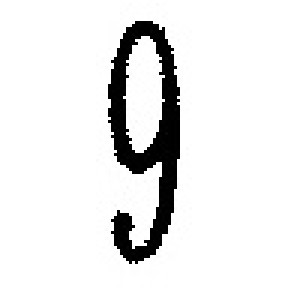
#> input picture 大论文代码/第四章/tensorflow学习代码/卷积神经网络/formatedImg/9.jpg, 100 x 100 px, found by its file name (shown 3 times larger)
$ python CNN.py formatedImg/9.jpg
#> lines starting #> are read from the running program, lines starting #| are printed output that depends on the picture; after the words box and inside, x2 and y2 are one past the last pixel; in counts of white or black regions, pixels touching at a corner belong together
#> in main, img is the input picture: shape (100, 100); min 0, max 255, mean 232.9
# -*- coding:utf-8 -*-
import cv2
from tensorflow.examples.tutorials.mnist import input_data
import tensorflow.compat.v1 as tf
import os

os.environ['TF_CPP_MIN_LOG_LEVEL'] = '2'

# [87 lines left out: function train, not called in this run]

def detect(img):
    # img=img[10:90,20:80]
    img = 255 - img[:, :]
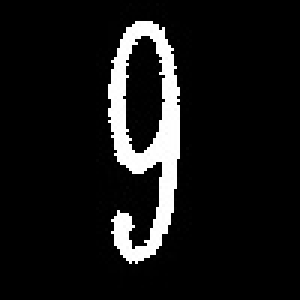
#> img: shape (100, 100) (shown 3 times larger); min 0, max 255, mean 22.1
    _,tempimg=cv2.threshold(img,100,255,cv2.THRESH_BINARY)
#> tempimg: shape (100, 100); 8.6% white; 1 white region
    contours, _ = cv2.findContours(tempimg, cv2.RETR_TREE, cv2.CHAIN_APPROX_SIMPLE)
#> contours = 2 contours; box (x1, y1, x2, y2) and area: (36, 7, 60, 88) 1142, (40, 11, 56, 52) 432
    for i in range(len(contours)):
        area=cv2.contourArea(contours[i])
        if(area>100):
            cutNum = 3
            x, y, w, h = cv2.boundingRect(contours[i])
            img = img[y - cutNum:y + h + cutNum, x - cutNum:x + w + cutNum]
            break
#> this loop made 1 pass
#> (area, cutNum, x, y, w, h) on pass 1: (1141.5, 3, 36, 7, 24, 81)
#> pass 1, in detect, `img = img[y - cutNum:y + h + cutNum, x - cutNum:x + w + cutNum]`:
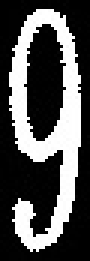
#> img: shape (87, 30) (shown 3 times larger); min 0, max 255, mean 84.5

    img=cv2.resize(img,(28,28))
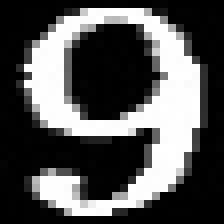
#> img: shape (28, 28) (shown 8 times larger); min 0, max 255, mean 84.5

    # kernel=cv2.getStructuringElement(cv2.MORPH_RECT,(2,2))
    # img=cv2.dilate(img,kernel)
    img=(img[:,:]/255).astype('float32')
    _, img = cv2.threshold(img, 0.2, 1, cv2.THRESH_TOZERO)
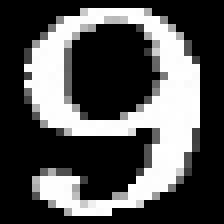
#> img: shape (28, 28) float32 (shown 8 times larger); min 0, max 1, mean 0.321
    cv2.namedWindow('image',cv2.WINDOW_NORMAL)
    cv2.imshow('image',img)
    cv2.waitKey()

    img=img.reshape(1,28*28)

    with tf.Session() as sess:
        # 载入meta文件
        saver = tf.train.import_meta_graph(r'E:\大论文\大论文代码\第四章\tensorflow学习代码\卷积神经网络\model\model.ckpt.meta')
        # 载入最近的一次保存的模型文件
        saver.restore(sess, tf.train.latest_checkpoint(r"E:\大论文\大论文代码\第四章\tensorflow学习代码\卷积神经网络\model/"))
        # 建立图
        graph = tf.get_default_graph()
        # 初始化所有的变量
        sess.run(tf.global_variables_initializer())
        # 获取网络中的变量
        X = graph.get_tensor_by_name('x-input:0')
        y=graph.get_tensor_by_name('y-input:0')
        keep_prob = graph.get_tensor_by_name('keep_prob:0')
        result = graph.get_tensor_by_name('add_3:0')
        # 这上面的‘data’、‘keep_prob’、‘prediction’都是我们在训练时定义的变量名称
        # prediction=sess.run(result, feed_dict={X: mnist.test.images[0:30]})
        prediction = sess.run(result, feed_dict={X: img,keep_prob:0.5})
        # print(sess.run(tf.argmax(mnist.test.labels[0:30],1)))
        print(sess.run(tf.argmax(prediction, 1)))


def main(argv=None):
    # mnist = input_data.read_data_sets('MNIST_data', one_hot=True)
    # train(mnist)
    img = cv2.imread('formatedImg\\9.jpg', cv2.IMREAD_GRAYSCALE)
    detect(img)
#> (the call stopped at in detect, `with tf.Session() as sess:`: tensorflow is not available in this run)

if __name__ == '__main__':
    main()
    # train()
